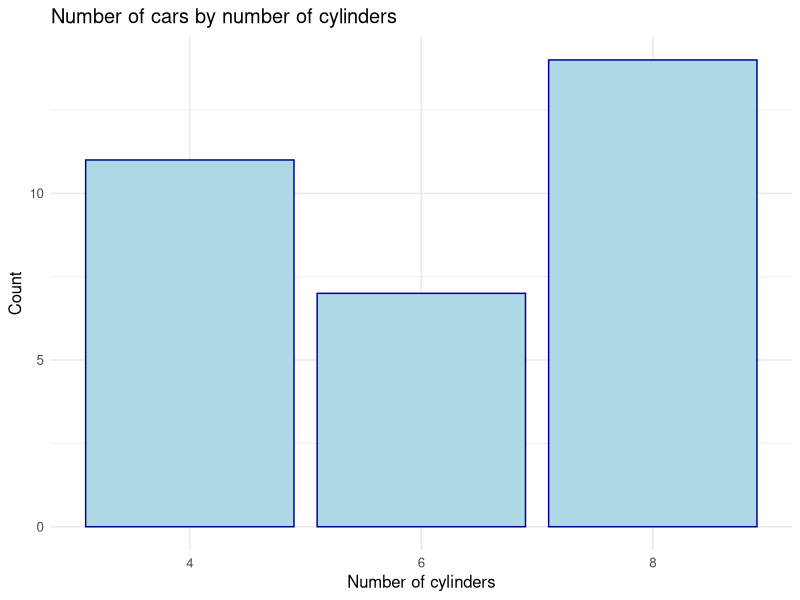
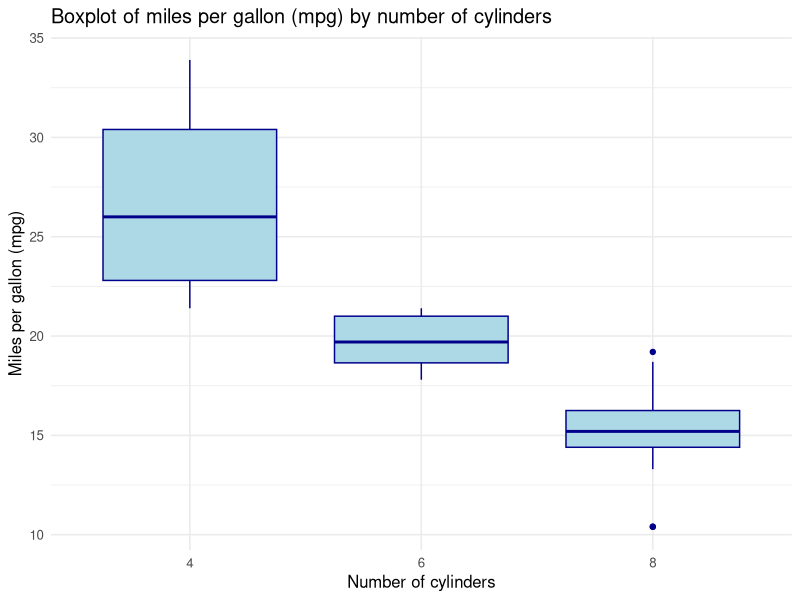
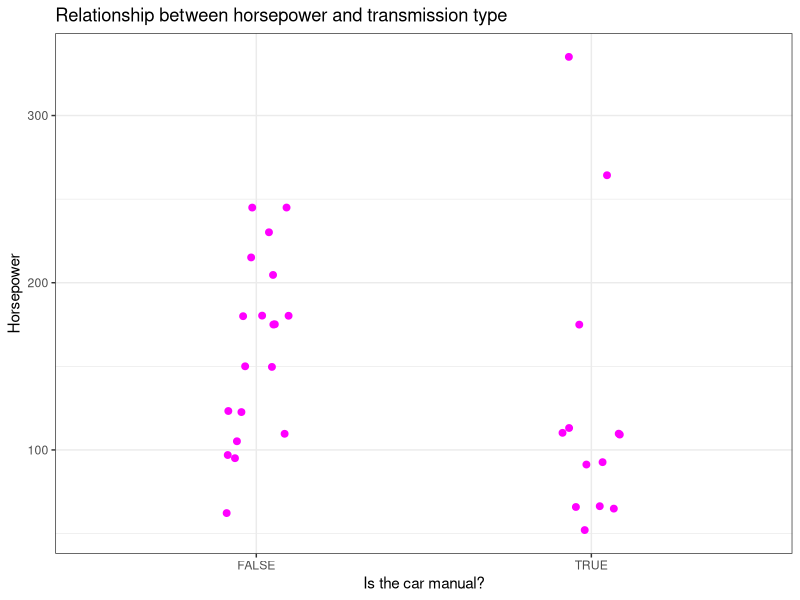
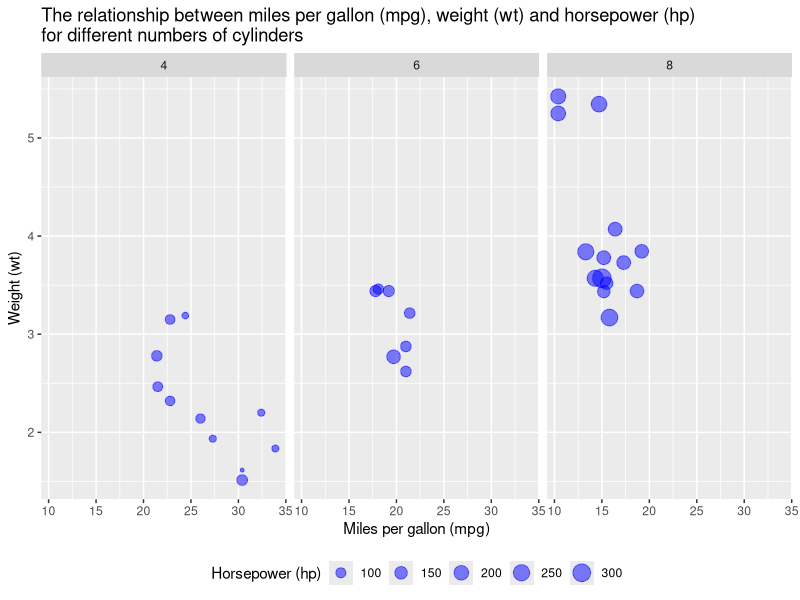
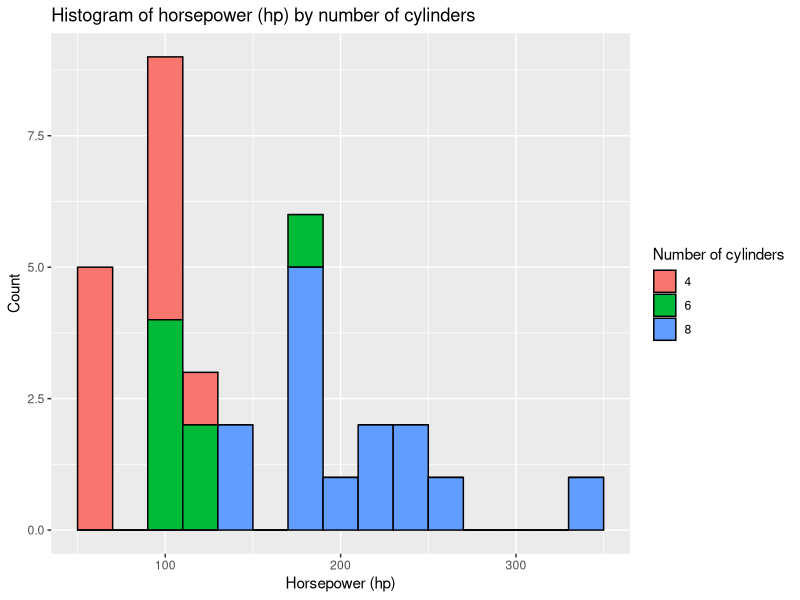
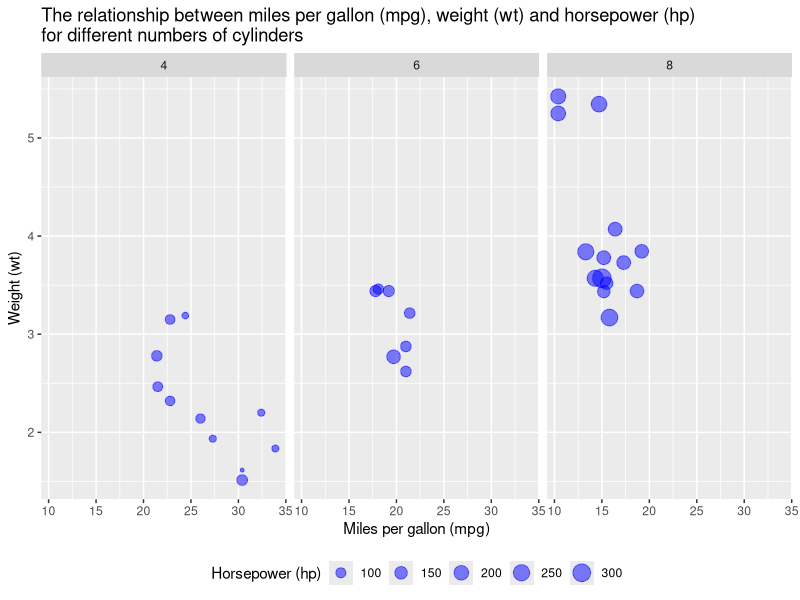
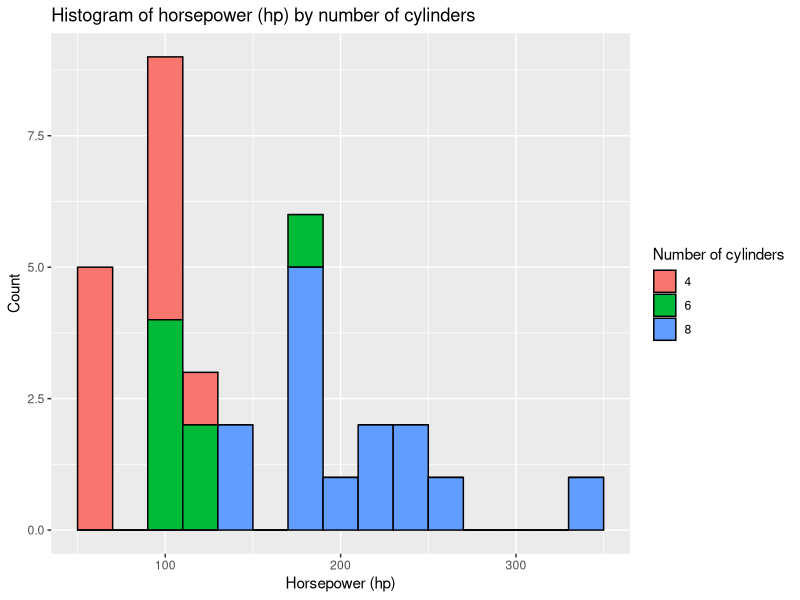

The R source for these figures, in order:
## ---- chunk 1
#| include: false
# Load the necessary libraries
library(tidyverse)
library(patchwork)
## ---- chunk 2
ggplot(data = mtcars,
  # use as.character() to convert cyl to a character variable (can't make bar chart of numeric variable)
  aes(x = as.character(cyl))) +
  # use geom_bar() to create a bar chart
  # choose some nice colours
  geom_bar(fill = "lightblue", colour = "darkblue") +
  # label it
  labs(title = "Number of cars by number of cylinders",
       x = "Number of cylinders",
       y = "Count") +
  # do some styling
  theme_minimal(base_size = 12)
## ---- chunk 3
ggplot(data = mtcars,
  aes(x = as.character(cyl), y = mpg)) +
  # use geom_boxplot() to create a boxplot
  # choose some nice colours
  geom_boxplot(fill = "lightblue", colour = "darkblue") +
  # label it
  labs(title = "Boxplot of miles per gallon (mpg) by number of cylinders",
       x = "Number of cylinders",
       y = "Miles per gallon (mpg)") +
  # do some styling
  theme_minimal(base_size = 12)
## ---- chunk 4
ggplot(data = mtcars,
  aes(x = as.logical(am), y = hp)) +
  geom_point(colour = "magenta", position = position_jitter(0.1), size = 2) +
  labs(title = "Relationship between horsepower and transmission type",
       x = "Is the car manual?",
       y = "Horsepower") +
  theme_bw()
## ---- chunk 5
#| echo: false
ggplot(data = mtcars,
  aes(x = mpg, y = wt)) +
  geom_point(aes(size = hp), colour = "blue", alpha = 0.5) +
  labs(title = "The relationship between miles per gallon (mpg), weight (wt) and horsepower (hp) \nfor different numbers of cylinders",
       x = "Miles per gallon (mpg)",
       y = "Weight (wt)",
       size = "Horsepower (hp)") +
  facet_wrap(~ cyl) +
  theme(legend.position = "bottom")
## ---- chunk 6
#| echo: false
# make it a histogram  of horsepower (hp) coloured by number of cylinders (cyl)
ggplot(data = mtcars,
  aes(x = hp, fill = as.character(cyl))) +
  geom_histogram(binwidth = 20, colour = "black") +
  labs(title = "Histogram of horsepower (hp) by number of cylinders",
       x = "Horsepower (hp)",
       y = "Count",
       fill = "Number of cylinders")
## ---- chunk 7
ggplot(data = mtcars,
  aes(x = mpg, y = wt)) +
  geom_point(aes(size = hp), colour = "blue", alpha = 0.5) +
  labs(title = "The relationship between miles per gallon (mpg), weight (wt) and horsepower (hp) \nfor different numbers of cylinders",
       x = "Miles per gallon (mpg)",
       y = "Weight (wt)",
       size = "Horsepower (hp)") +
  facet_wrap(~ cyl) +
  theme(legend.position = "bottom")
## ---- chunk 8
#| echo: false
# make it a histogram  of horsepower (hp) coloured by number of cylinders (cyl)
ggplot(data = mtcars,
  aes(x = hp, fill = as.character(cyl))) +
  geom_histogram(binwidth = 20, colour = "black") +
  labs(title = "Histogram of horsepower (hp) by number of cylinders",
       x = "Horsepower (hp)",
       y = "Count",
       fill = "Number of cylinders")
